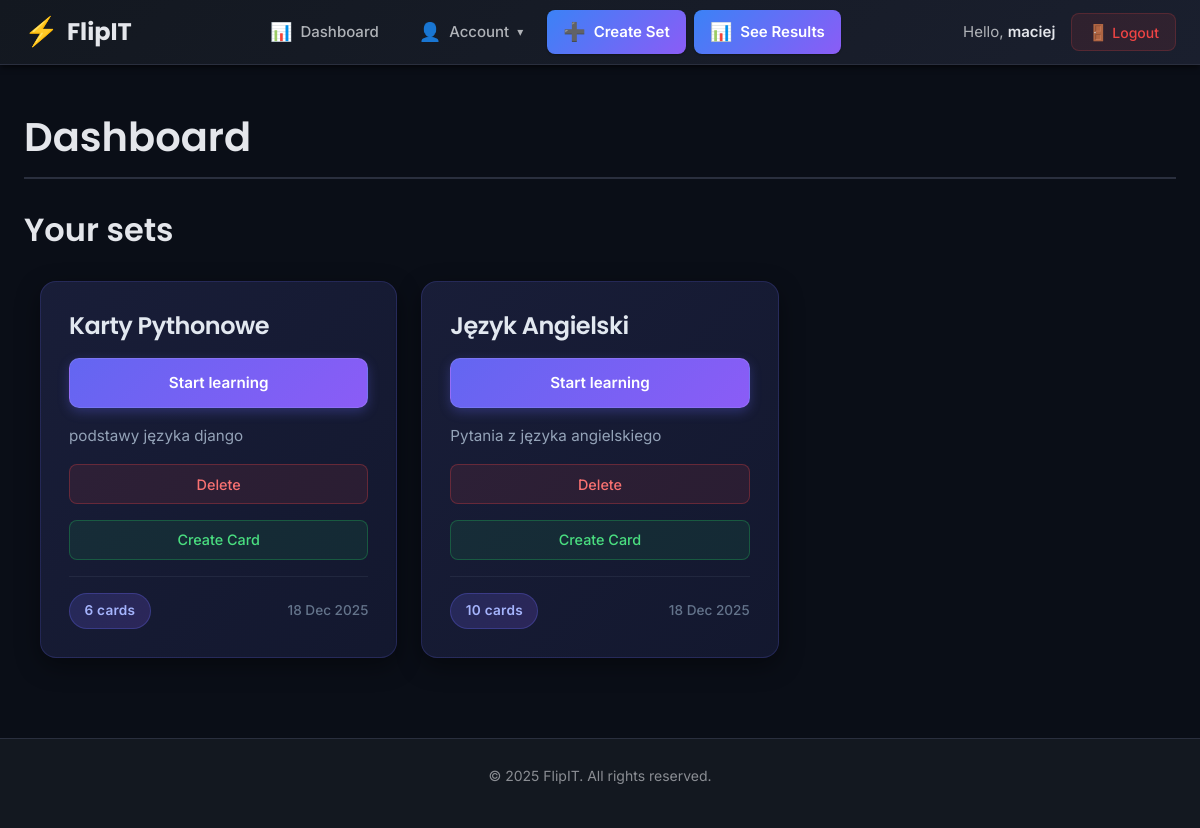
/account/ (signed in), run on an earlier commit of the app's database.
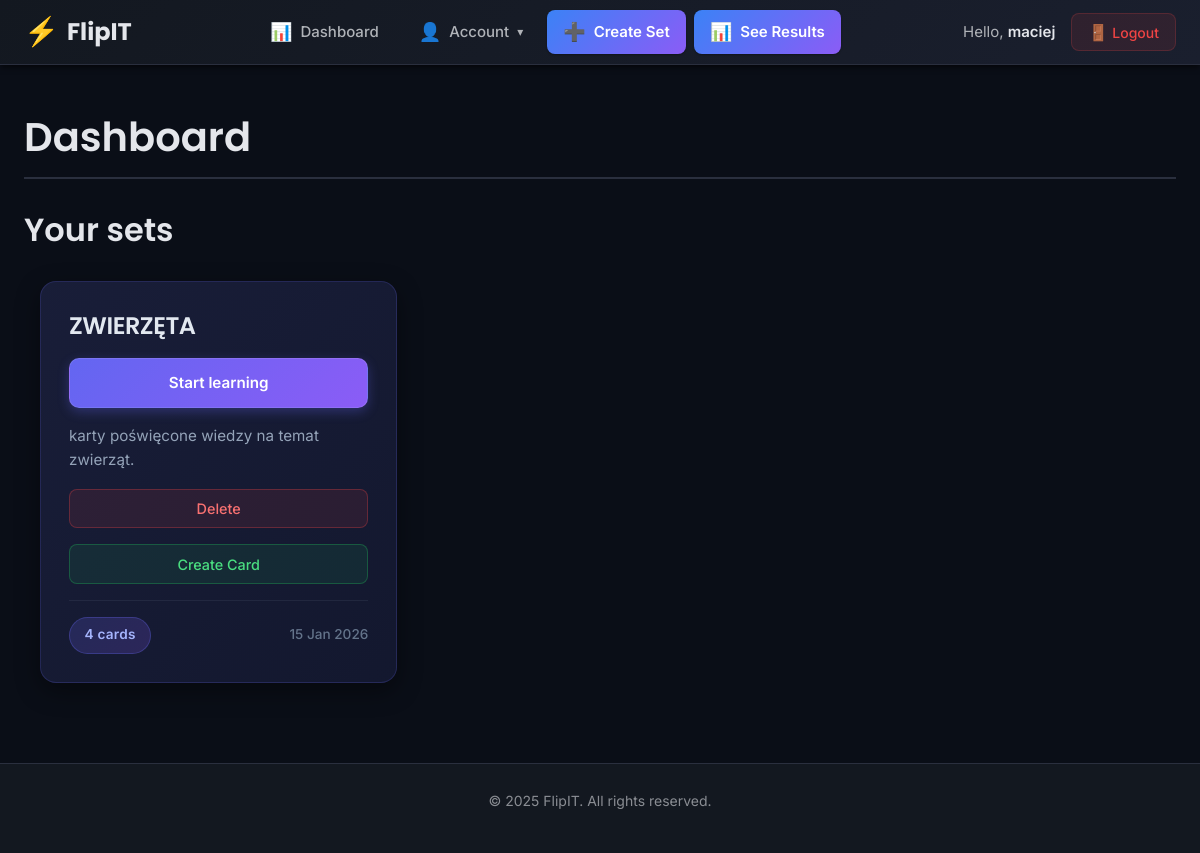
And on a later commit of the database.
### sets/models.py (models this page shows, shortened)
class Set(models.Model):
    owner=models.ForeignKey(
        User,
        on_delete=models.CASCADE,
        related_name='sets'
    )
    name = models.CharField(max_length=255, unique=True)
    description = models.CharField(blank=True)
    created_at = models.DateTimeField(auto_now_add=True)
    sessions_count = models.PositiveIntegerField(default=0, editable=False)
    @property
    def cards_count(self):
        return self.cards.count()

### account/views.py (the view)
# urls.py: path('', dashboard, name='dashboard'),
@login_required
def dashboard(request):
    sets = Set.objects.filter(owner=request.user)
    return render(
        request,
        'account/dashboard.html',
        {
            'section': 'dashboard',
            'sets': sets
        }
    )

### account/templates/account/dashboard.html (shortened to what this page needs)
{% extends "base.html" %}
{% block content %}
  <h1>Dashboard</h1>
  <h2>Your sets</h2>
  {% include 'sets/sets_plates.html' %}
{% endblock %}

### account/templates/base.html (shortened to what this page needs)
{% load static %}
<!DOCTYPE html>
<html lang="en">
<head>
  <link href="{% static "css/base.css" %}" rel="stylesheet">
</head>
<body>
  <header id="header" class="header">
    <div class="header-container">
      <a href="{% url 'dashboard' %}" class="logo">
        <span class="logo-icon">⚡</span>
        <span class="logo-text">FlipIT</span>
      </a>
      {% if request.user.is_authenticated %}
        <nav class="menu" id="mainNav">
          <ul class="menu-list">
            <li class="menu-item">
              <a href="{% url "dashboard" %}" class="menu-link">
                <span class="menu-icon">📊</span>
                <span>Dashboard</span>
              </a>
            </li>
            <li class="menu-item">
              <button class="menu-link dropdown-trigger" data-dropdown="accountDropdown" type="button">
                <span class="menu-icon">👤</span>
                <span>Account</span>
                <span class="dropdown-arrow">▾</span>
              </button>
            </li>
            <li class="menu-item">
              <a href="{% url 'sets:set_create' %}" class="menu-link btn-primary">
                <span class="menu-icon">➕</span>
                <span>Create Set</span>
              </a>
            </li>
            <li class="menu-item">
              <a href="{% url 'results' %}" class="menu-link btn-primary">
                <span class="menu-icon">📊</span>
                <span>See Results</span>
              </a>
            </li>
          </ul>
        </nav>
      {% endif %}
      <div class="user-section">
        {% if request.user.is_authenticated %}
          <span class="user-greeting">
            Hello, <strong>{{ request.user.first_name|default:request.user.username }}</strong>
          </span>
          <form action="{% url "logout" %}" method="post" class="logout-form">
            <button type="submit" class="btn-logout">
              <span class="logout-icon">🚪</span>
              <span>Logout</span>
            </button>
          </form>
        {% else %}
          <a href="{% url "login" %}" class="btn-login">Log in</a>
        {% endif %}
      </div>
    </div>
  </header>
  <main id="content" class="content">
    {% block content %}
    {% endblock %}
  </main>
  <footer class="footer">
    <div class="footer-container">
      <p class="footer-text">&copy; 2025 FlipIT. All rights reserved.</p>
    </div>
  </footer>
</body>
</html>

### sets/templates/sets/sets_plates.html (shortened to what this page needs)
{% load static %}
<head>
  <link href="{% static "styles/sets_styles.css" %}" rel="stylesheet">
</head>
{% block content %}
  {% if sets %}
  <div id="sets-container">
    <ul class="sets-grid">
      {% for set in sets %}
        <li class="set-card">
          <div class="set-content">
            <h3 class="set-title">{{ set.name }}</h3>
            <a href="{% url 'learn_sessions:start' set.id %}">
              Start learning
            </a>
            <p class="set-description">{{ set.description|default:"No description" }}</p>
            <div class="delete_set">
              <form method="post"
                  action="{% url 'sets:delete' set.id %}"
                  onsubmit="return confirm('Are you sure you want to permanently remove the {{ set.name }} set?');">
                <button type="submit">Delete</button>
              </form>
            </div>
            <div class="create_card">
              <form method="post" action="{% url 'sets:create' set.id %}">
                <button type="submit">Create Card</button>
              </form>
            </div>
            <div class="set-footer">
              <span class="card-count">{{ set.cards_count }} cards</span>
              <small class="set-date">{{ set.created_at|date:"d M Y" }}</small>
            </div>
          </div>
        </li>
      {% endfor %}
    </ul>
  </div>
  {% else %}
    <p class="empty-state">You don't have any sets yet.</p>
  {% endif %}
{% endblock content %}

### sets/static/styles/sets_styles.css (style rules this page uses)
#sets-container { margin: 2rem auto; max-width: 1400px; padding: 0 1rem; animation: fadeIn 0.6s ease-out; }
.sets-grid { list-style: none; padding: 0; margin: 0; display: grid; grid-template-columns: repeat(auto-fill, minmax(320px, 1fr)); gap: 1.5rem; }
.set-card { background: linear-gradient(135deg, rgba(26, 31, 58, 0.95) 0%, rgba(20, 25, 48, 0.95) 100%); border-radius: 16px; box-shadow: 0 8px 24px rgba(0, 0, 0, 0.4); border: 1px solid rgba(99, 102, 241, 0.2); transition: all 0.3s cubic-bezier(0.4, 0, 0.2, 1); position: relative; overflow: hidden; }
.set-card::before { content: ""; position: absolute; top: 0; left: 0; right: 0; height: 3px; background: linear-gradient(90deg, #6366f1, #8b5cf6, #ec4899); opacity: 0; transition: opacity 0.3s ease; }
.set-content { padding: 1.75rem; height: 100%; display: flex; flex-direction: column; gap: 1rem; }
.set-title { margin: 0; font-size: 1.5rem; color: #e2e8f0; font-weight: 600; font-family: "Poppins", sans-serif; line-height: 1.3; letter-spacing: -0.02em; }
.set-content > a { display: inline-flex; align-items: center; justify-content: center; padding: 0.75rem 1.5rem; background: linear-gradient(135deg, #6366f1 0%, #8b5cf6 100%); color: white; text-decoration: none; border-radius: 10px; font-weight: 600; font-size: 0.95rem; transition: all 0.3s ease; box-shadow: 0 4px 12px rgba(99, 102, 241, 0.3); border: 1px solid rgba(255, 255, 255, 0.1); }
.set-description { margin: 0; color: #94a3b8; line-height: 1.6; flex-grow: 1; font-size: 0.95rem; }
.delete_set, .create_card { margin: 0; }
.delete_set form, .create_card form { margin: 0; }
.delete_set button, .create_card button { width: 100%; padding: 0.65rem 1.25rem; border-radius: 8px; font-weight: 500; font-size: 0.9rem; cursor: pointer; transition: all 0.3s ease; border: 1px solid; font-family: "Inter", sans-serif; }
.create_card button { background: rgba(34, 197, 94, 0.1); color: #4ade80; border-color: rgba(34, 197, 94, 0.3); }
.delete_set button { background: rgba(239, 68, 68, 0.1); color: #f87171; border-color: rgba(239, 68, 68, 0.3); }
.set-footer { display: flex; justify-content: space-between; align-items: center; padding-top: 1rem; border-top: 1px solid rgba(148, 163, 184, 0.1); margin-top: auto; }
.card-count { background: linear-gradient(135deg, rgba(99, 102, 241, 0.2) 0%, rgba(139, 92, 246, 0.2) 100%); color: #a5b4fc; padding: 0.4rem 0.9rem; border-radius: 20px; font-size: 0.85rem; font-weight: 600; border: 1px solid rgba(99, 102, 241, 0.3); letter-spacing: 0.02em; }
.set-date { color: #64748b; font-size: 0.85rem; font-weight: 500; }
.set-card { animation: slideIn 0.5s ease-out backwards; }
.set-card:nth-child(1) { animation-delay: 0.05s; }

What changed in the data, as far as the page shows it:
removed Set: name "Karty Pythonowe", description "podstawy języka django", cards_count "6", created_at "18 Dec 2025"
removed Set: name "Język Angielski", description "Pytania z języka angielskiego", cards_count "10", created_at "18 Dec 2025"
added Set: name "ZWIERZĘTA", description "karty poświęcone wiedzy na temat zwierząt.", cards_count "4", created_at "15 Jan 2026"
